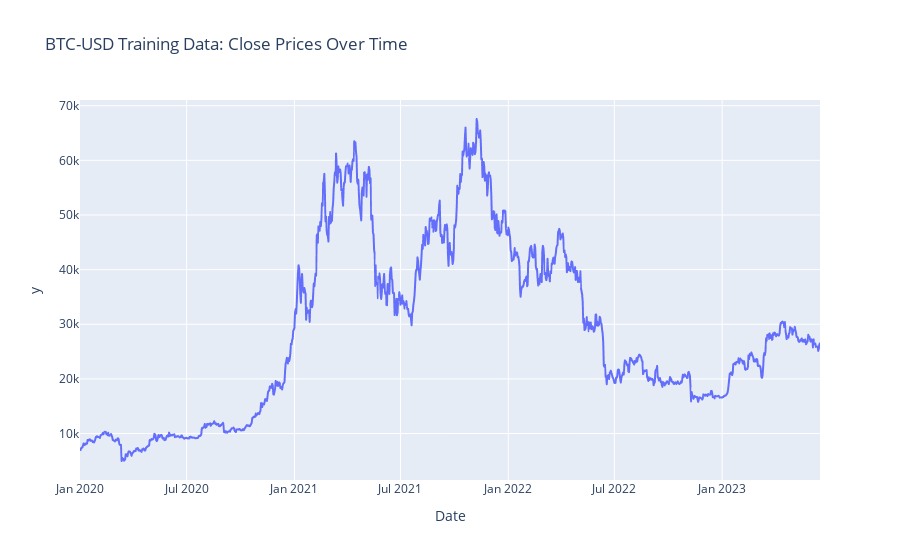

The code cell stored with this chart in its notebook:
### Code cell
btc_train = btc_train.reset_index()
fig = px.line(btc_train, x="Date", y=btc_train["Close"].values.flatten(), title="BTC-USD Training Data: Close Prices Over Time")
fig.show()

### Figure 1 — Plotly figure (JSON) as saved in the notebook; plotly's stock layout.template omitted (floating-point values rounded to 4 significant figures; data arrays with more than 128 entries replaced by an {"elided": "..."} marker saying what was removed)
{"data": [{"hovertemplate": "Date=%{x}<br>y=%{y}<extra></extra>", "legendgroup": "", "line": {"color": "#636efa", "dash": "solid"}, "marker": {"symbol": "circle"}, "mode": "lines", "name": "", "showlegend": false, "type": "scattergl", "x": {"elided": "1264 str values"}, "xaxis": "x", "y": {"elided": "1264 float values"}, "yaxis": "y"}], "layout": {"legend": {"tracegroupgap": 0}, "title": {"text": "BTC-USD Training Data: Close Prices Over Time"}, "xaxis": {"anchor": "y", "domain": [0, 1], "title": {"text": "Date"}}, "yaxis": {"anchor": "x", "domain": [0, 1], "title": {"text": "y"}}}}
